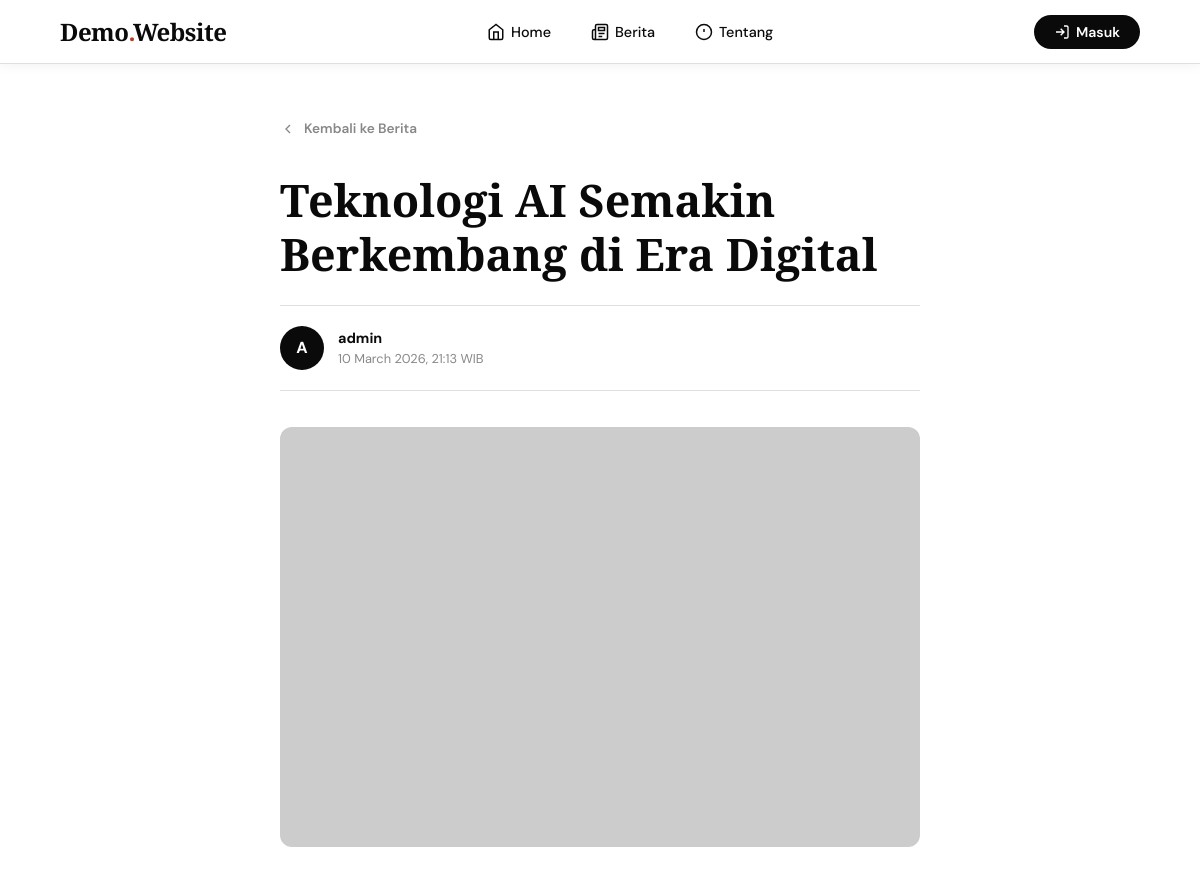
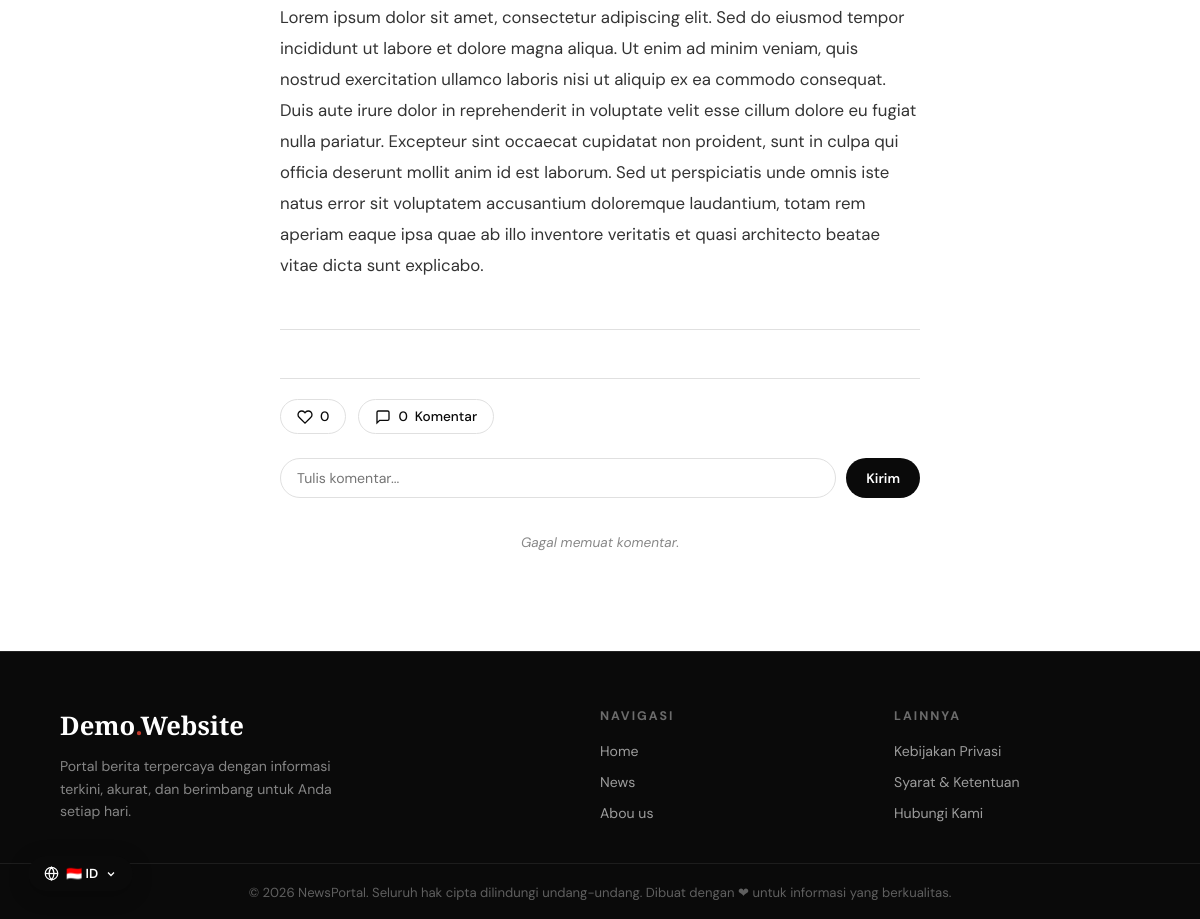
Screenshot of /article.php?id=1 with the database file from the repository (2 pictures, top to bottom).
### tables this page shows
CREATE TABLE IF NOT EXISTS news (
    id INT AUTO_INCREMENT PRIMARY KEY,
    title VARCHAR(255) NOT NULL,
    content TEXT NOT NULL,
    image_url VARCHAR(500) DEFAULT NULL,
    author_id INT NOT NULL,
    created_at TIMESTAMP DEFAULT CURRENT_TIMESTAMP,
    updated_at TIMESTAMP DEFAULT CURRENT_TIMESTAMP ON UPDATE CURRENT_TIMESTAMP,
    FOREIGN KEY (author_id) REFERENCES users(id) ON DELETE CASCADE
);

CREATE TABLE IF NOT EXISTS users (
    id INT AUTO_INCREMENT PRIMARY KEY,
    username VARCHAR(50) NOT NULL UNIQUE,
    password VARCHAR(255) NOT NULL,
    role ENUM('admin', 'user') DEFAULT 'user',
    created_at TIMESTAMP DEFAULT CURRENT_TIMESTAMP
);

### article.php (the view, shortened to what this page needs)
<?php require_once 'includes/config.php';
$id = intval($_GET['id'] ?? 0);
$stmt = $conn->prepare("SELECT n.*, u.username FROM news n JOIN users u ON n.author_id = u.id WHERE n.id = ?");
$stmt->bind_param("i", $id);
$stmt->execute();
$news = $stmt->get_result()->fetch_assoc();
?>
<!DOCTYPE html>
<html lang="id">
<head>
  <link rel="stylesheet" href="assets/css/style.css">
</head>
<body>
<?php include 'includes/navbar.php'; ?>
<main>
  <div class="article-page">
    <button class="article-back" onclick="history.back()">
      <svg width="16" height="16" fill="none" stroke="currentColor" stroke-width="2" viewBox="0 0 24 24">
        <polyline points="15 18 9 12 15 6"/>
      </svg>
      Kembali ke Berita
    </button>
    <h1 class="article-title"><?= htmlspecialchars($news['title']) ?></h1>
    <div class="article-meta">
      <div class="article-avatar"><?= strtoupper(substr($news['username'], 0, 1)) ?></div>
      <div class="article-meta-info">
        <span class="article-author"><?= htmlspecialchars($news['username']) ?></span>
        <span class="article-date">
          <?php
          $date = new DateTime($news['created_at']);
          echo $date->format('d F Y, H:i') . ' WIB';
          ?>
        </span>
      </div>
    </div>
    <?php if ($news['image_url']): ?>
    <img class="article-cover" src="<?= htmlspecialchars($news['image_url']) ?>" alt="<?= htmlspecialchars($news['title']) ?>">
    <?php endif; ?>
    <div class="article-body">
      <?= nl2br(htmlspecialchars($news['content'])) ?>
    </div>
    <hr class="article-divider">
    <div class="news-actions" style="margin-bottom:24px">
      <button class="action-btn" id="like-btn-<?= $news['id'] ?>" onclick="toggleLike(<?= $news['id'] ?>, this)">
        <svg width="16" height="16" fill="none" stroke="currentColor" stroke-width="2" viewBox="0 0 24 24">
          <path d="M20.84 4.61a5.5 5.5 0 0 0-7.78 0L12 5.67l-1.06-1.06a5.5 5.5 0 0 0-7.78 7.78l1.06 1.06L12 21.23l7.78-7.78 1.06-1.06a5.5 5.5 0 0 0 0-7.78z"/>
        </svg>
        <span id="like-count-<?= $news['id'] ?>">0</span>
      </button>
      <button class="action-btn" onclick="toggleComments(<?= $news['id'] ?>, this)">
        <svg width="16" height="16" fill="none" stroke="currentColor" stroke-width="2" viewBox="0 0 24 24">
          <path d="M21 15a2 2 0 0 1-2 2H7l-4 4V5a2 2 0 0 1 2-2h14a2 2 0 0 1 2 2z"/>
        </svg>
        <span id="comment-count-<?= $news['id'] ?>">0</span>
        <span data-t="news_comment_btn">Komentar</span>
      </button>
    </div>
    <div class="comment-section open" id="comments-<?= $news['id'] ?>">
      <div class="comment-form">
        <input class="comment-input" type="text" id="comment-input-<?= $news['id'] ?>" placeholder="Tulis komentar..." maxlength="500">
        <button class="btn-comment-submit" onclick="submitComment(<?= $news['id'] ?>)" data-t="news_comment_send">Kirim</button>
      </div>
      <div class="comments-list" id="comments-list-<?= $news['id'] ?>"></div>
    </div>
  </div>
</main>
<?php include 'includes/footer.php'; ?>
</body>
</html>

### assets/css/style.css (style rules this page uses)
:root { --white: #ffffff; --black: #0a0a0a; --gray-light: #f4f4f4; --gray-mid: #e0e0e0; --gray-dark: #888888; --accent: #1a1a1a; --accent-hover: #333333; --red: #c0392b; --shadow: 0 2px 20px rgba(0,0,0,0.08); --shadow-hover: 0 8px 40px rgba(0,0,0,0.15); --radius: 4px; --transition: 0.25s cubic-bezier(0.4, 0, 0.2, 1); --font-display: 'Playfair Display', serif; --font-body: 'DM Sans', sans-serif; }
*, *::before, *::after { box-sizing: border-box; margin: 0; padding: 0; }
html { scroll-behavior: smooth; }
body { font-family: var(--font-body); background: var(--white); color: var(--black); min-height: 100vh; display: flex; flex-direction: column; overflow-x: hidden; }
img { display: block; max-width: 100%; }
main { flex: 1; }
.news-actions { display: flex; align-items: center; gap: 12px; padding-top: 20px; border-top: 1px solid var(--gray-mid); }
.action-btn { display: flex; align-items: center; gap: 7px; padding: 8px 16px; border: 1px solid var(--gray-mid); border-radius: 100px; background: transparent; cursor: pointer; font-family: var(--font-body); font-size: 0.85rem; font-weight: 500; color: var(--black); transition: all var(--transition); position: relative; overflow: hidden; }
.action-btn::before { content: ''; position: absolute; inset: 0; background: var(--black); transform: scaleX(0); transform-origin: left; transition: transform 0.3s ease; z-index: 0; }
.action-btn span, .action-btn svg { position: relative; z-index: 1; }
.comment-section { margin-top: 20px; display: none; }
.comment-section.open { display: block; }
.comment-form { display: flex; gap: 10px; margin-bottom: 16px; }
.comment-input { flex: 1; padding: 10px 16px; border: 1px solid var(--gray-mid); border-radius: 100px; font-family: var(--font-body); font-size: 0.88rem; outline: none; transition: border-color var(--transition); background: var(--white); }
.btn-comment-submit { padding: 10px 20px; background: var(--black); color: var(--white); border: none; border-radius: 100px; font-family: var(--font-body); font-size: 0.85rem; font-weight: 600; cursor: pointer; transition: background var(--transition); white-space: nowrap; }
.comments-list { display: flex; flex-direction: column; gap: 10px; }

### article.php (style rules this page uses)
.article-page { max-width: 760px; margin: 0 auto; padding: 56px 5% 80px; }
.article-back { display: inline-flex; align-items: center; gap: 8px; font-size: 0.85rem; font-weight: 600; color: #888; margin-bottom: 36px; cursor: pointer; transition: color 0.2s ease; background: none; border: none; font-family: var(--font-body); padding: 0; }
.article-title { font-family: 'Playfair Display', serif; font-size: clamp(1.8rem, 4vw, 2.8rem); font-weight: 900; line-height: 1.2; margin-bottom: 24px; color: #0a0a0a; }
.article-meta { display: flex; align-items: center; gap: 14px; padding: 20px 0; border-top: 1px solid #e0e0e0; border-bottom: 1px solid #e0e0e0; margin-bottom: 36px; }
.article-avatar { width: 44px; height: 44px; min-width: 44px; background: #0a0a0a; color: #fff; border-radius: 50%; display: flex; align-items: center; justify-content: center; font-size: 1rem; font-weight: 700; text-transform: uppercase; }
.article-meta-info { display: flex; flex-direction: column; gap: 3px; }
.article-author { font-size: 0.9rem; font-weight: 700; color: #0a0a0a; }
.article-date { font-size: 0.8rem; color: #888; }
.article-cover { width: 100%; height: 420px; object-fit: cover; border-radius: 12px; margin-bottom: 36px; }
.article-body { font-size: 1.05rem; line-height: 1.85; color: #333; }
.article-divider { border: none; border-top: 1px solid #e0e0e0; margin: 48px 0; }

### rows the page displays
news: title "Teknologi AI Semakin Berkembang di Era Digital", author.username "A", author.username "admin", created_at "10 March 2026, 21:13", content "Lorem ipsum dolor sit amet, consectetur adipiscing elit. Sed do eiusmod tempor incididunt ut labore et dolore magna aliqua. Ut enim ad minim veniam, quis nostrud exercitation ullamco laboris nisi ut aliquip ex ea commodo consequat. Duis aute irure dolor in reprehenderit in voluptate velit esse cillum dolore eu fugiat nulla pariatur. Excepteur sint occaecat cupidatat non proident, sunt in culpa qui officia deserunt mollit anim id est laborum. Sed ut perspiciatis unde omnis iste natus error sit voluptatem accusantium doloremque laudantium, totam rem aperiam eaque ipsa quae ab illo inventore veritatis et quasi architecto beatae vitae dicta sunt explicabo."
